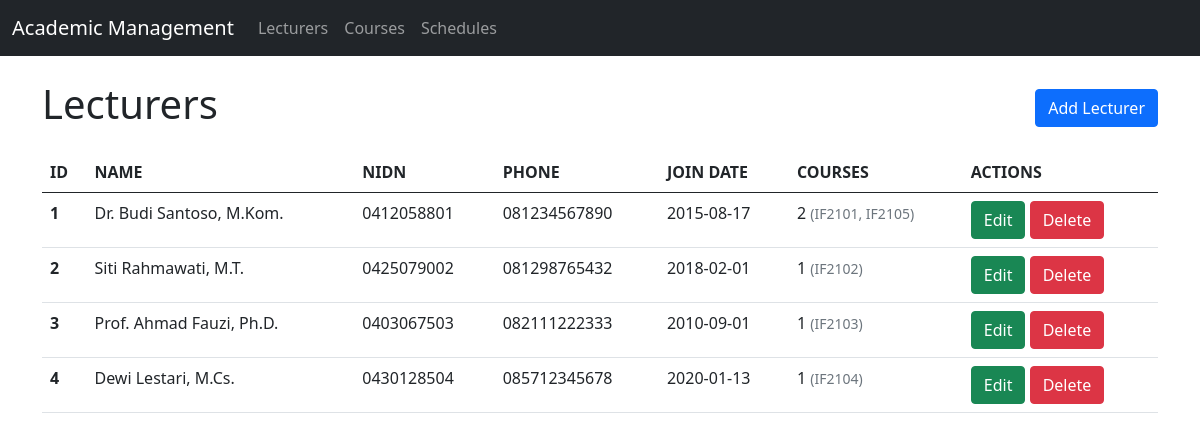
Screenshot of /project/controller/read.php?entity=lecturers with the database file from the repository.
### tables this page shows
CREATE TABLE IF NOT EXISTS lecturers (
  id        INT UNSIGNED NOT NULL AUTO_INCREMENT,
  name      VARCHAR(100) NOT NULL,
  nidn      VARCHAR(20)  NOT NULL,
  phone     VARCHAR(20)  NOT NULL,
  join_date DATE         NOT NULL,
  PRIMARY KEY (id),
  UNIQUE KEY uq_lecturers_nidn (nidn)
);

### project/controller/read.php (called while the page is built, shortened)
<?php
require_once __DIR__ . "/../model/connection.php";
require_once __DIR__ . "/../model/Lecturer.php";
$entity = $_GET["entity"] ?? "";
$errors = [
    "load" => "Unable to load " . $entity . ".",
    "delete" => "Unable to delete the selected record.",
    "not_found" => "The requested record was not found.",
    "invalid_id" => "Invalid record identifier.",
];
$view = $entity . ".php";
try {
    switch ($entity) {
        case "lecturers":
            $lecturers = (new Lecturer($conn))->all();
            $view = "lecturers.php";
            break;
    }
} catch (Throwable $exception) {
    $error = $errors["load"];
    $view = $entity . ".php";
}
require __DIR__ . "/../view/" . $view;

### project/model/Lecturer.php (called while the page is built, shortened)
<?php
class Lecturer
{
    private mysqli $connection;
    public function __construct(mysqli $connection)
    {
        $this->connection = $connection;
    }
    public function all(): array
    {
        $result = $this->connection->query(
            "SELECT l.id, l.name, l.nidn, l.phone, l.join_date,
                    COUNT(c.id) AS course_count,
                    GROUP_CONCAT(c.code ORDER BY c.code SEPARATOR ', ') AS course_codes
            FROM lecturers l
            LEFT JOIN courses c ON c.lecturer_id = l.id
            GROUP BY l.id, l.name, l.nidn, l.phone, l.join_date
            ORDER BY l.id"
        );
        return $result->fetch_all(MYSQLI_ASSOC);
    }
}

### project/view/lecturers.php (the view, shortened to what this page needs)
<!doctype html>
<html lang="en">
<head>
  <link href="../view/assets/css/bootstrap.min.css" rel="stylesheet">
</head>
<body>
  <?php require __DIR__ . "/navbar.php"; ?>
  <main class="container my-4">
    <div class="d-flex justify-content-between align-items-center mb-3">
      <h1>Lecturers</h1>
      <a class="btn btn-primary" href="create.php?entity=lecturers">Add Lecturer</a>
    </div>
    <div class="table-responsive">
      <table class="table">
        <thead>
          <tr>
            <th>ID</th>
            <th>NAME</th>
            <th>NIDN</th>
            <th>PHONE</th>
            <th>JOIN DATE</th>
            <th>COURSES</th>
            <th>ACTIONS</th>
          </tr>
        </thead>
        <tbody>
          <?php foreach ($lecturers ?? [] as $row): ?>
            <?php
            $courseCount = (int) ($row["course_count"] ?? 0);
            $deleteMessage = $courseCount > 0
                ? "This lecturer teaches {$courseCount} course(s). The courses will be kept but become unassigned. Continue?"
                : "Delete this lecturer?";
            ?>
            <tr>
              <th><?= htmlspecialchars((string) $row["id"], ENT_QUOTES, "UTF-8") ?></th>
              <td><?= htmlspecialchars($row["name"], ENT_QUOTES, "UTF-8") ?></td>
              <td><?= htmlspecialchars($row["nidn"], ENT_QUOTES, "UTF-8") ?></td>
              <td><?= htmlspecialchars($row["phone"], ENT_QUOTES, "UTF-8") ?></td>
              <td><?= htmlspecialchars($row["join_date"], ENT_QUOTES, "UTF-8") ?></td>
              <td>
                <?php if ($courseCount > 0): ?>
                  <?= $courseCount ?>
                  <small class="text-muted">(<?= htmlspecialchars((string) ($row["course_codes"] ?? ""), ENT_QUOTES, "UTF-8") ?>)</small>
                <?php else: ?>
                  <span class="text-muted">-</span>
                <?php endif; ?>
              </td>
              <td>
                <a class="btn btn-success" href="update.php?entity=lecturers&amp;id=<?= urlencode((string) $row["id"]) ?>">Edit</a>
                <form class="d-inline" method="post" action="delete.php?entity=lecturers"
                  data-message="<?= htmlspecialchars($deleteMessage, ENT_QUOTES, "UTF-8") ?>"
                  onsubmit="return confirm(this.dataset.message)">
                  <button class="btn btn-danger" type="submit">Delete</button>
                </form>
              </td>
            </tr>
          <?php endforeach; ?>
        </tbody>
      </table>
    </div>
  </main>
</body>
</html>

### rows the page displays
lecturers: id "1", name "Dr. Budi Santoso, M.Kom.", nidn "0412058801", phone "081234567890", join_date "2015-08-17", courseCount "2", course_codes "IF2101, IF2105"
lecturers: id "2", name "Siti Rahmawati, M.T.", nidn "0425079002", phone "081298765432", join_date "2018-02-01", courseCount "1", course_codes "IF2102"
lecturers: id "3", name "Prof. Ahmad Fauzi, Ph.D.", nidn "0403067503", phone "082111222333", join_date "2010-09-01", courseCount "1", course_codes "IF2103"
lecturers: id "4", name "Dewi Lestari, M.Cs.", nidn "0430128504", phone "085712345678", join_date "2020-01-13", courseCount "1", course_codes "IF2104"
